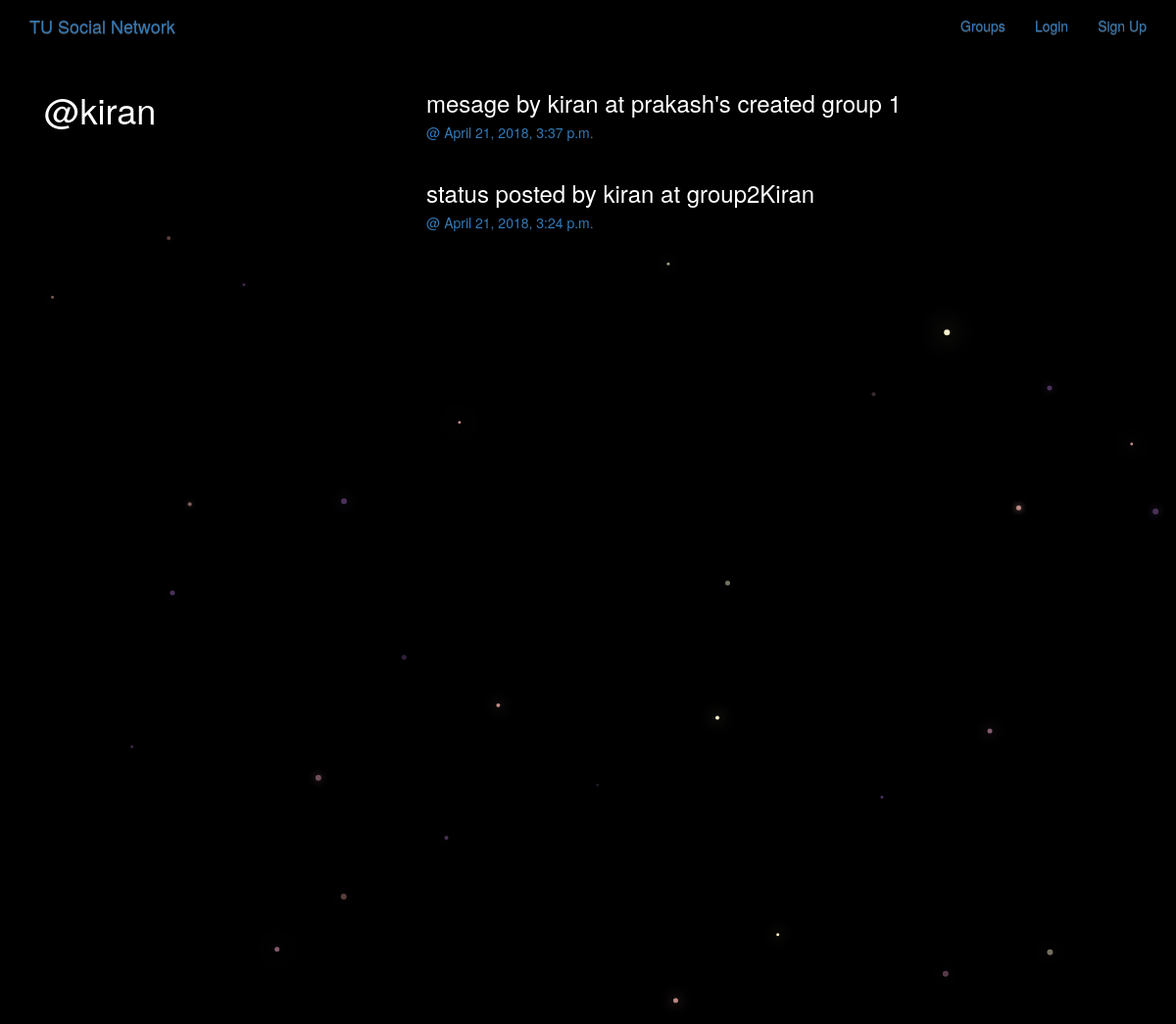
The app's page /posts/by/kiran with its own data.
### posts/models.py (models this page shows, shortened)
class Post(models.Model):
    user = models.ForeignKey(User, related_name='posts')
    created_at = models.DateTimeField(auto_now=True)
    message = models.TextField()
    message_html = models.TextField(editable=False)
    group = models.ForeignKey(Group, related_name='posts', null=True, blank=True)
    class Meta:
        ordering = ['-created_at']
        unique_together = ['user', 'message']

### posts/views.py (the view)
# urls.py: url(r"by/(?P<username>[-\w]+)", views.UserPosts.as_view(), name='for_user'),
class UserPosts(ListView):
    model = models.Post
    template_name = 'posts/user_post_list.html'
    def get_queryset(self):
        try:
            self.post_user = User.objects.prefetch_related('posts').get(username__iexact=self.kwargs.get('username'))
        except User.DoesNotExist:
            raise Http404
        else:
            return self.post_user.posts.all()
    def get_context_data(self,**kwargs):
        context = super().get_context_data(**kwargs)
        context['post_user'] = self.post_user
        return context

### posts/templates/posts/user_post_list.html
{% extends "posts/post_base.html" %}
{% block prepost %}
<div class="col-md-4">
    <h1>@{{post_user.username}}</h1>
</div>
{% endblock prepost %}
{% block post_content %}
<div class="col-md-8">
    {% for post in post_list %}
        {% include "posts/_post.html" %}
    {% endfor %}
</div>
{% endblock post_content %}

### posts/templates/posts/_post.html (shortened to what this page needs)
<div class="post media">
    <h3>{{ post.message_html|safe}}</h3>
    <div class="media-body">
        <h5 class="media-heading">
            <span class="username">
                <a href="{% url 'posts:for_user' username=post.user.username %}">@{{user.username}}</a>
            </span>
            <time class="time">
                <a href="{% url 'posts:single' username=post.user.username pk=post.pk %}">{{post.created_at}}</a>
            </time>
        </h5>
    </div>
</div>

### static/simplesocial/css/master.css (style rules this page uses)
body { margin: 0; overflow: hidden; background-color: black; color:white; }

### records on screen
Post: message_html "mesage by kiran at prakash's created group 1", created_at "April 21, 2018, 3:37 p.m."
Post: message_html "status posted by kiran at group2Kiran", created_at "April 21, 2018, 3:24 p.m."

### other values on screen
{{ post_user.username }} "kiran"
